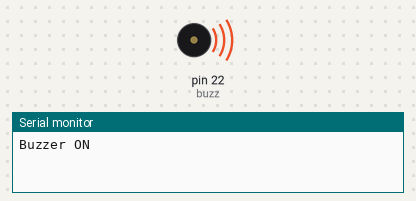
The sketch below on a simulated Arduino Mega 2560, built with avr-gcc and run on an emulated ATmega2560. Shown: buzzer (waves = sounding, pin HIGH), the last lines printed to the serial monitor.

Above: at 1.0 s.
At 3.0 s:
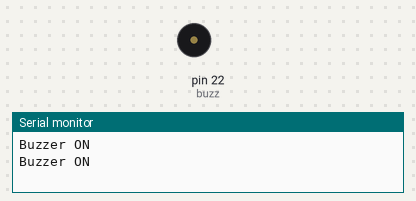
Timing chart, 0 to 5.2 s (numbered marks = the images above):
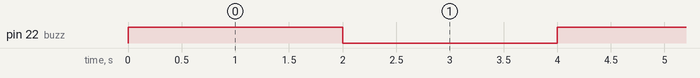

Measured:
- by itself, pin 22 (buzz): alternates HIGH for 2.0 s and LOW for 2.0 s

The sketch:

Buzzer_on_off.ino
```cpp
// Turn ON PIEZO BUZZER every 2 seconds
const int buzz = 22;
void setup() {
  // put your setup code here, to run once:
pinMode(buzz,OUTPUT);
Serial.begin(115200);
}

void loop() {
  // put your main code here, to run repeatedly:
digitalWrite(buzz,HIGH);
Serial.println("Buzzer ON\n");
delay(2000);

digitalWrite(buzz,LOW);
Serial.println("Buzzer ON\n");
delay(2000);
}
```
